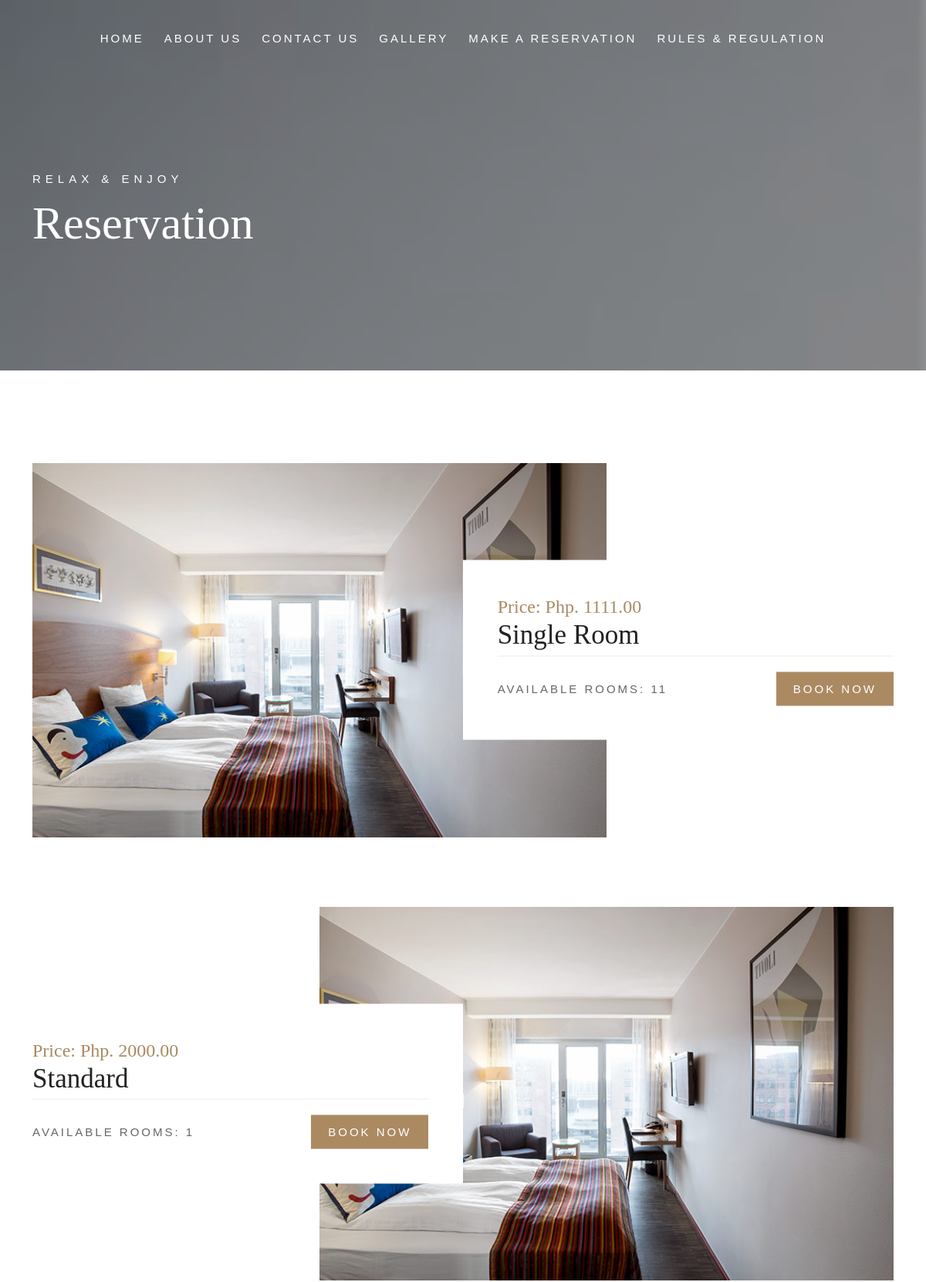
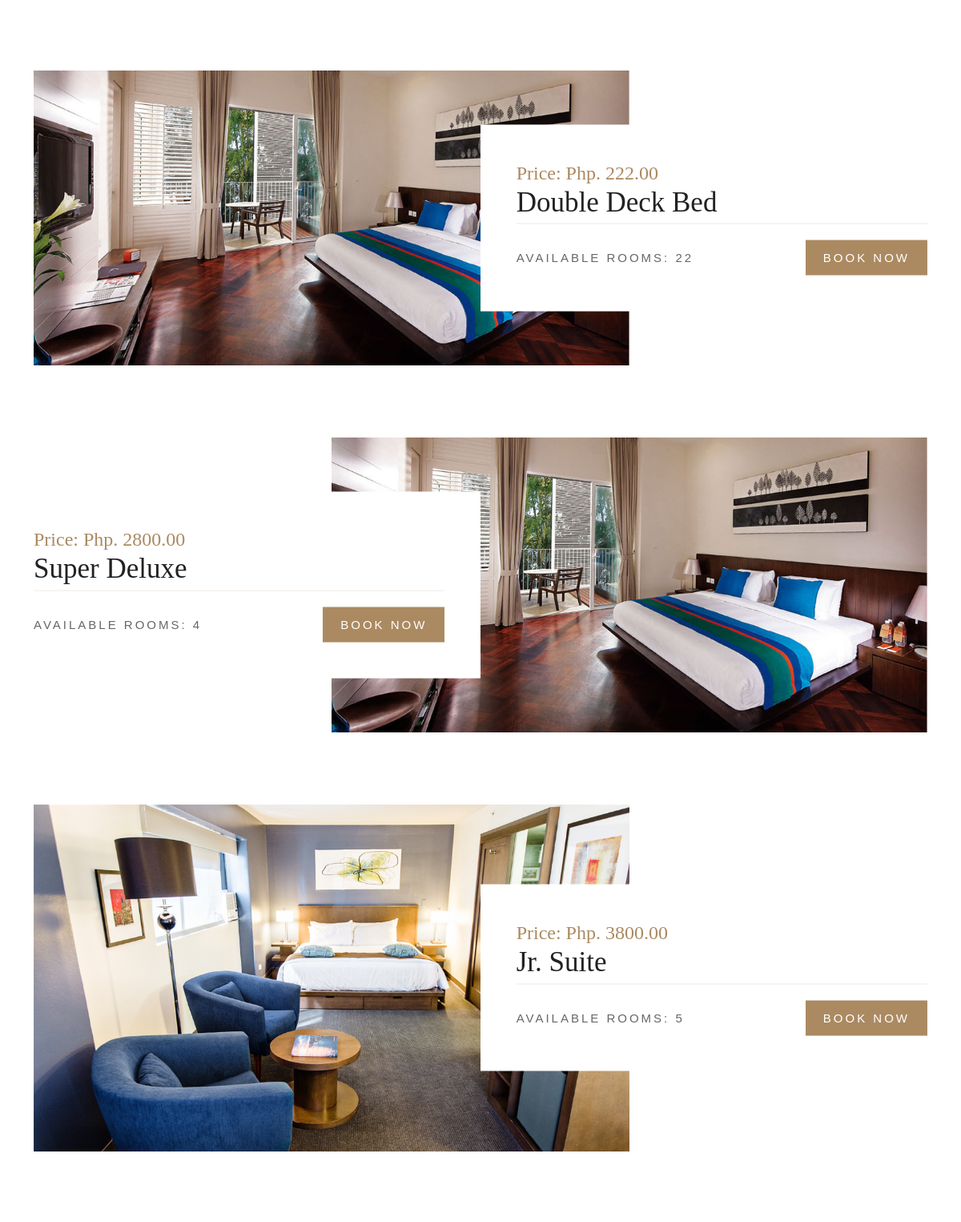
The page /client/reservation.php (upper part) on the database its author committed (2 pictures, top to bottom).
### tables this page shows
CREATE TABLE `room` (
  `room_id` int(11) NOT NULL,
  `room_type` varchar(50) NOT NULL,
  `price` varchar(11) NOT NULL,
  `photo` varchar(100) NOT NULL,
  `available` int(1) NOT NULL,
  `description` text NOT NULL
);

### client/reservation.php (the view, shortened to what this page needs)
<!DOCTYPE html>
<html lang="en">
<head>
    <link rel="stylesheet" href="css/plugins.css" />
    <link rel="stylesheet" href="css/style.css" />
</head>
<body>
    <?php include "nav.php" ?>
    <div class="banner-header section-padding valign bg-img bg-fixed" data-overlay-dark="4"
        data-background="img/slider/4.jpg" style="background-image: url(&quot;img/slider/4.jpg&quot;);">
        <div class="container">
            <div class="row">
                <div class="col-md-12 text-left caption mt-90">
                    <h5>Relax &amp; Enjoy</h5>
                    <h1>Reservation</h1>
                </div>
            </div>
        </div>
    </div>
    <section class="section-padding">
        <div class="container">
            <div class="panel panel-default">
                <div class="panel-body">
                    <?php
                    require_once '../admin/connect.php';
                    $design = "left";
                    $query = $conn->query("SELECT * FROM `room` ORDER BY `price` ASC") or die(mysql_error());
                    while ($fetch = $query->fetch_array()) {
                        $room_type = $fetch['room_type'];
                        $price = $fetch['price'];
                        $photo = $fetch['photo'];
                        $room_id = $fetch['room_id'];
                        $availableroom = $fetch['available'];
                        $css_class = ($design == "left") ? "rooms2 mb-90 left" : "rooms2 mb-90";
                        echo '<div class="' . $css_class . ' animate-box fadeInUp animated" data-animate-effect="fadeInUp">
                        <figure><img src="../admin/images/' . $photo . '" alt="' . $room_type . '" class="img-fluid"></figure>
                        <div class="caption">
                            <h3>' . "Price: Php. " . $price . ".00" . '</h3>
                            <h4>' . $room_type . '</h4>
                            <hr class="border-2">
                            <div class="info-wrapper">';
                        if ($availableroom > 0) {
                            echo '<a href="room-details.html" class="link-btn" tabindex="0">Available Rooms: ' . $availableroom . '  </a>';
                            echo '<div class="butn-dark">
                            <a href="#" class="book-now-btn" data-room-id="' . $room_id . '">
                                <span>Book Now</span>
                            </a>
                          </div>';
                        } else {
                            echo 'No available rooms';
                        }
                        echo '</div>
                        </div>
                    </div>';
                        $design = ($design == "left") ? "right" : "left";
                    }
                    ?>
                </div>
            </div>
        </div>
    </section>
</body>
</html>

### rows shown on the page
room: photo (picture), price "1111", room_type "Single Room", available "11"
room: photo (picture), price "2000", room_type "Standard", available "1"
room: photo (picture), price "222", room_type "Double Deck Bed", available "22"
room: photo (picture), price "2800", room_type "Super Deluxe", available "4"
room: photo (picture), price "3800", room_type "Jr. Suite", available "5"
